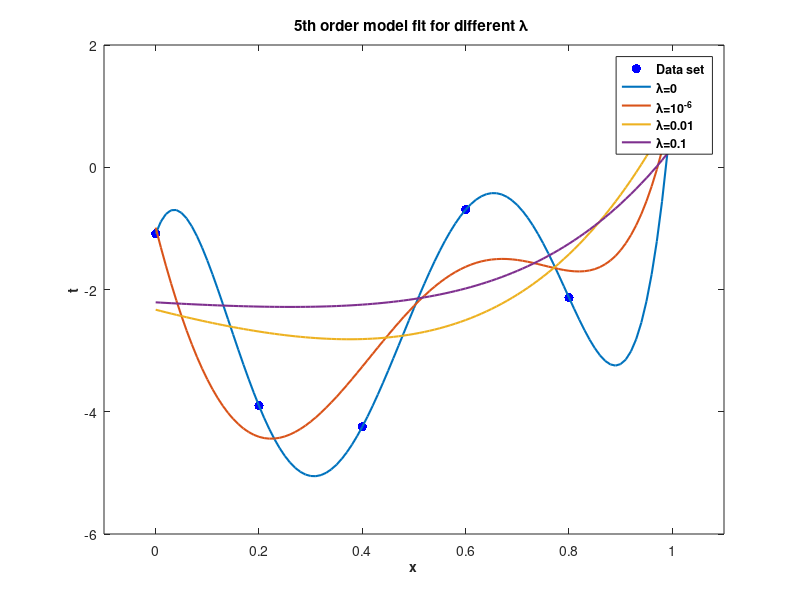

This chart was generated by the following MATLAB code:
% Setting up the data
N = 6;
x = linspace(0, 1, N)';
n = normrnd(0, sqrt(3), size(x));
t = 2.^x - 3 + n;

% Generating polynomial features for the model
testx = [0:0.01:1]';
X = [];
testX = [];
for k = 0:5
    X = [X x.^k];
    testX = [testX testx.^k];
end

% Regularization parameter values
lam = [0 1e-6 1e-2 1e-1];

% Plotting the original data points
plot(x, t, 'b.', 'markersize', 20);
hold on;

% Looping through different regularization parameters
for l = 1:length(lam)
    lambda = lam(l);
    
    % Computing the weights using Regularized least squares
    N = size(x, 1);
    w = (X' * X + N * lambda * eye(size(X, 2))) \ X' * t;
    
    % Plotting the model fit for each lambda
    plot(testx, testX * w, 'linewidth', 1.5)
    
    % Setting plot properties
    xlim([-0.1 1.1])
    title('5th order model fit for different \lambda ')
    xlabel('x', 'FontWeight', 'bold', 'FontSize', 10)
    ylabel('t', 'FontWeight', 'bold', 'FontSize', 10)
    
    % Adding legend for each lambda value
    legend('Data set', '\lambda=0', '\lambda=10^{-6}', '\lambda=0.01', '\lambda=0.1', 'FontWeight', 'bold', 'Location', 'best')
    
    % Ensuring legend and plot details are retained for each iteration
    hold on
end

% Clearing the 'hold' state to prevent further plots from being added
hold off
